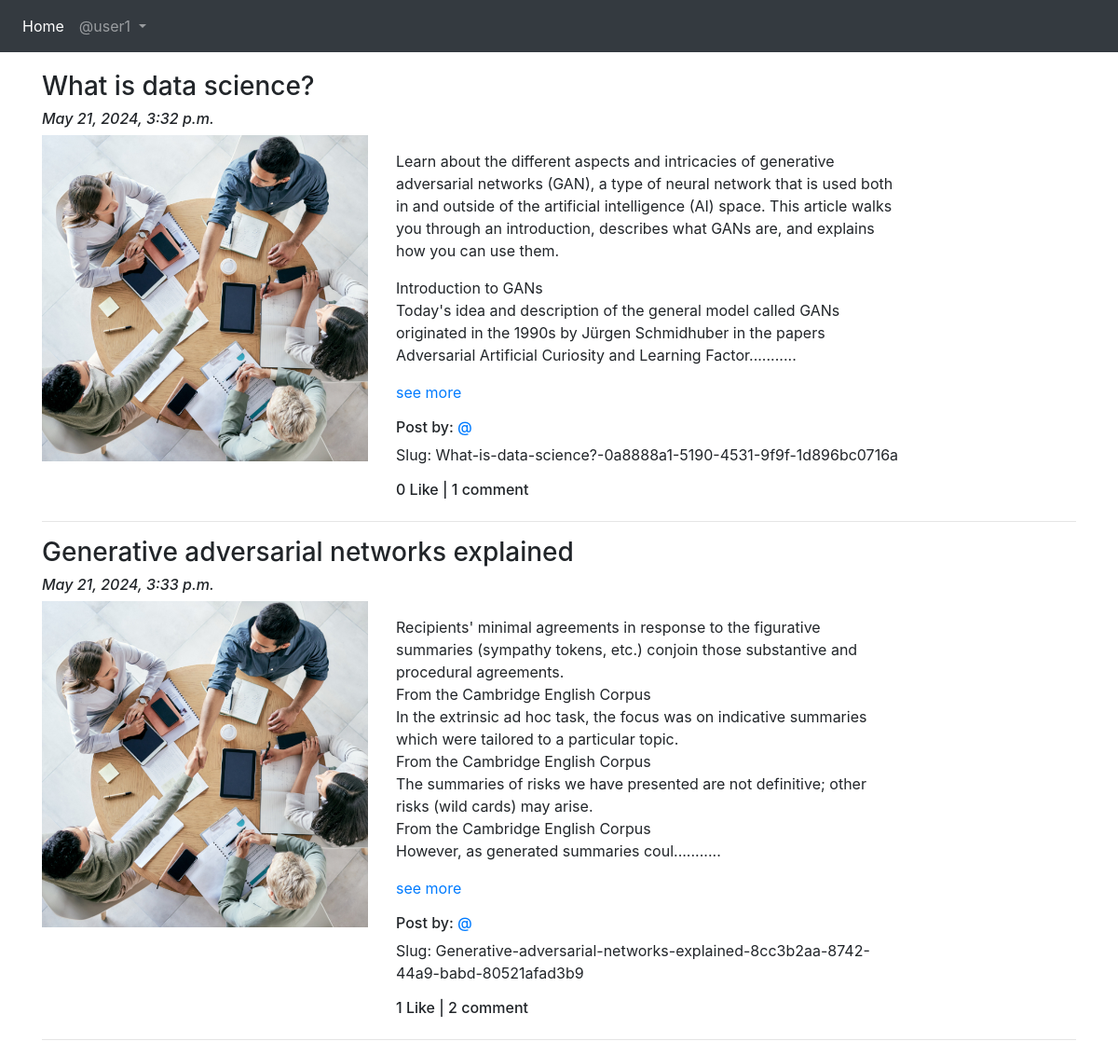
Screenshot of /blog/ (signed in) with the database file from the repository.
### Blog_app/models.py (models this page shows, shortened)
class Blog(models.Model):
    blog_title = models.CharField(max_length=200)
    blog_content = models.TextField()
    publish_date = models.DateTimeField(auto_now_add=True)
    update_date = models.DateTimeField(auto_now=True)
    slug = models.SlugField(unique=True, max_length=200, blank=True)
    blog_image = models.ImageField(upload_to='blog_images/', blank=True, null=True)

### Blog_app/views.py (the view)
# urls.py: path('', views.BlogList.as_view(), name='blog_list'),
class BlogList(ListView):
    context_object_name = 'blogs'
    model = Blog
    template_name = 'Blog-app/blog_list.html'

### Blog_app/templatetags/custom_filters.py (called while the page is built)
@register.filter(name='range_filter')
def range_filter(value):
    return value[:500] + "..........."

### templates/Blog_app/blog_list.html (shortened to what this page needs)
{% extends 'base.html' %}
{% load custom_filters %}
{% block body_block %}
{% for blog in blogs %}
<h3>{{ blog.blog_title }}</h3>
<h6><i>{{ blog.publish_date }}</i></h6>
<div class="row">
    <div class="col-sm-4">
        <img src="/media/profile/s-4-episode-8-sm.jpg" alt="{{ blog.blog_title }}" title="{{ blog.blog_title }}" width="100%">
    </div>
    <div class="col-sm-6">
        <p>{{ blog.blog_content|range_filter|linebreaks }}
            <a href="{% url 'Blog_app:blog_details' slug=blog.slug %}">see more</a>
        </p>
        <h6>Post by: <a href="User_1">@{{ blog.author.username }}</a></h6>
        <p>Slug: {{ blog.slug }}</p>
        <h6>{{blog.liked_blog.count}} Like | {{blog.blog_comment.count}} comment</h6>
    </div>
</div>
<hr>
{% endfor %}
{% endblock %}

### templates/base.html (shortened to what this page needs)
<!doctype html>
<html lang="en">
<head>
    <link rel="stylesheet" href="https://cdn.jsdelivr.net/npm/bootstrap@4.6.2/dist/css/bootstrap.min.css">
    <link rel="stylesheet" href="https://cdnjs.cloudflare.com/ajax/libs/font-awesome/6.0.0-beta3/css/all.min.css">
</head>
<body>
    <nav class="navbar navbar-expand-sm bg-dark navbar-dark">
        <ul class="navbar-nav">
          <li class="nav-item active">
            <a class="nav-link" href="{% url 'index' %}">Home</a>
          </li>
          {% if user.is_authenticated %}
          <div class="dropdown">
            <a class="nav-link dropdown-toggle" href="#" id="navbardrop" data-toggle="dropdown">
              @{{user.username}}
            </a>
          </div>
          {% endif %}
        </ul>
    </nav>
    <div class="container" style="padding-top: 20px;">
        {% block body_block %}
        {% endblock %}
    </div>
</body>
</html>

### rows the page displays
Blog: blog_title "What is data science?", publish_date "May 21, 2024, 3:32 p.m.", blog_content|range_filter "Learn about the different aspects and intricacies of generative adversarial networks (GAN), a type of neural network that is used both in and outside of the artificial intelligence (AI) space. This article walks you through an introduction, describes what GANs are, and explains how you can use them. Introduction to GANs Today's idea and description of the general model called GANs originated in the 1990s by Jürgen Schmidhuber in the papers Adversarial Artificial Curiosity and Learning Factor...........", slug "What-is-data-science?-0a8888a1-5190-4531-9f9f-1d896bc0716a", liked_blog.count "0", blog_comment.count "1"
Blog: blog_title "Generative adversarial networks explained", publish_date "May 21, 2024, 3:33 p.m.", blog_content|range_filter "Recipients' minimal agreements in response to the figurative summaries (sympathy tokens, etc.) conjoin those substantive and procedural agreements. From the Cambridge English Corpus In the extrinsic ad hoc task, the focus was on indicative summaries which were tailored to a particular topic. From the Cambridge English Corpus The summaries of risks we have presented are not definitive; other risks (wild cards) may arise. From the Cambridge English Corpus However, as generated summaries coul...........", slug "Generative-adversarial-networks-explained-8cc3b2aa-8742-44a9-babd-80521afad3b9", liked_blog.count "1", blog_comment.count "2"

### other values shown
{{ user.username }} "user1"
